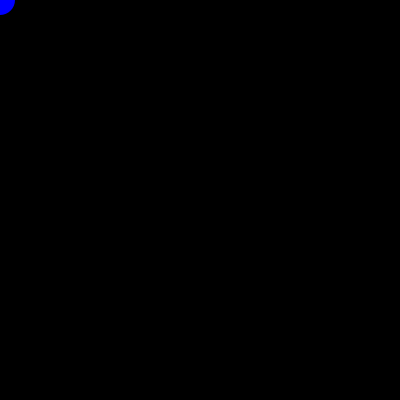
Frame 1 (no input)
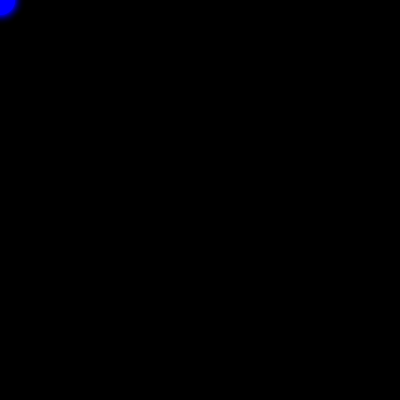
Frame 60 (the mouse pressed at the canvas centre just before this capture)
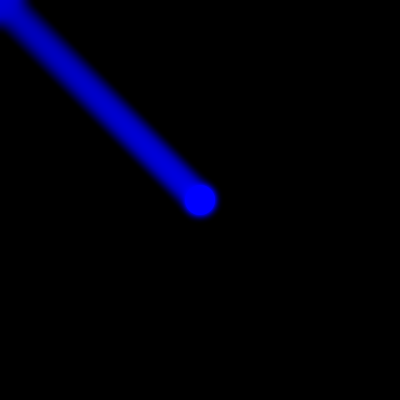
Frame 120 (the mouse held since frame 60 and released just before this capture)

The Processing sketch that drew these frames (run headless with seeded random() and noise(); from frame 60 on, the mouse is pressed at the canvas centre):

// Processing sketch: Ex_1_smoothing_2
// ── Ex_1_smoothing_2.pde
// Coding Art Book
// Yu Zhang + Mathias Funk, 2020

// smoothing mouse movement 2 

MemoryDot m;
void setup() {
  size(400, 400); 
  noStroke(); 
  colorMode(HSB);
  background(0);
  m = new MemoryDot(30);
}

void draw() {
  filter(BLUR, 1);
  // paint a bright blue dot
  fill(170, 255, 255);
  // update memory dot with current mouse position
  m.update(mouseX, mouseY);
  // draw at position given by memory dot
  ellipse(m.x, m.y, 30, 30);
}

// ── MemoryDot.pde
// Coding Art Book
// Yu Zhang + Mathias Funk, 2019

// MemoryDot class
class MemoryDot extends PVector {
  PVector[] internal; float x, y, energy;
  public MemoryDot(int size) {
    internal = new PVector[size]; x = 0; y = 0;
  }
  public void update(float x, float y) {
    update(new PVector(x, y));
  }
  public void update(PVector newValue) {
    float x = 0; float y = 0; energy = 0;
    for (int i = internal.length-1; i > 0; i--) {
      if (internal[i] != null) {
        x += internal[i].x/float(internal.length);
        y += internal[i].y/float(internal.length);
      }
      if (internal[i] != null && internal[i-1] != null) {
        energy += internal[i-1].dist(internal[i])/float(internal.length);
      }
      internal[i] = internal[i-1];
    }
    internal[0] = newValue;
    if (internal[0] != null) {
      x += internal[0].x/float(internal.length);
      y += internal[0].y/float(internal.length);
    }
    this.x = x; this.y = y;
  }
}
